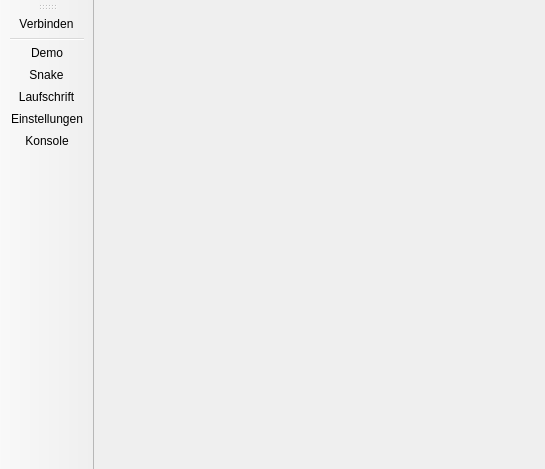
<?xml version="1.0" encoding="UTF-8"?>
<ui version="4.0">
 <class>qlocktoo</class>
 <widget class="QMainWindow" name="qlocktoo">
  <property name="geometry">
   <rect>
    <x>0</x>
    <y>0</y>
    <width>545</width>
    <height>469</height>
   </rect>
  </property>
  <property name="windowTitle">
   <string>QlockToo</string>
  </property>
  <property name="styleSheet">
   <string notr="true"/>
  </property>
  <widget class="QWidget" name="centralwidget">
   <layout class="QVBoxLayout" name="verticalLayout_3">
    <property name="margin">
     <number>0</number>
    </property>
    <item>
     <widget class="Device" name="simulator" native="true"/>
    </item>
   </layout>
  </widget>
  <widget class="QToolBar" name="toolBar">
   <property name="windowTitle">
    <string>toolBar</string>
   </property>
   <property name="styleSheet">
    <string notr="true">QToolButton {
	width: 80px;
}ss</string>
   </property>
   <property name="movable">
    <bool>true</bool>
   </property>
   <property name="allowedAreas">
    <set>Qt::AllToolBarAreas</set>
   </property>
   <property name="toolButtonStyle">
    <enum>Qt::ToolButtonTextUnderIcon</enum>
   </property>
   <attribute name="toolBarArea">
    <enum>LeftToolBarArea</enum>
   </attribute>
   <attribute name="toolBarBreak">
    <bool>false</bool>
   </attribute>
   <addaction name="actionConnect"/>
   <addaction name="separator"/>
   <addaction name="actionDemo"/>
   <addaction name="actionSnake"/>
   <addaction name="actionMarquee"/>
   <addaction name="actionSettings"/>
   <addaction name="actionConsole"/>
  </widget>
  <action name="actionConsole">
   <property name="checkable">
    <bool>false</bool>
   </property>
   <property name="icon">
    <iconset resource="assets/assets.qrc">
     <normaloff>:/icons/black32/fa-terminal.png</normaloff>:/icons/black32/fa-terminal.png</iconset>
   </property>
   <property name="iconText">
    <string>Konsole</string>
   </property>
  </action>
  <action name="actionSnake">
   <property name="icon">
    <iconset resource="assets/assets.qrc">
     <normaloff>:/icons/black32/fa-gamepad.png</normaloff>:/icons/black32/fa-gamepad.png</iconset>
   </property>
   <property name="text">
    <string>Snake</string>
   </property>
  </action>
  <action name="actionMarquee">
   <property name="icon">
    <iconset resource="assets/assets.qrc">
     <normaloff>:/icons/black32/fa-text-width.png</normaloff>:/icons/black32/fa-text-width.png</iconset>
   </property>
   <property name="text">
    <string>Laufschrift</string>
   </property>
  </action>
  <action name="actionSettings">
   <property name="icon">
    <iconset resource="assets/assets.qrc">
     <normaloff>:/icons/black32/fa-cogs.png</normaloff>:/icons/black32/fa-cogs.png</iconset>
   </property>
   <property name="text">
    <string>Einstellungen</string>
   </property>
  </action>
  <action name="actionDemo">
   <property name="icon">
    <iconset resource="assets/assets.qrc">
     <normaloff>:/icons/black32/fa-thumbs-o-up.png</normaloff>:/icons/black32/fa-thumbs-o-up.png</iconset>
   </property>
   <property name="text">
    <string>Demo</string>
   </property>
  </action>
  <action name="actionConnect">
   <property name="icon">
    <iconset resource="assets/assets.qrc">
     <normaloff>:/icons/black32/fa-chain-broken.png</normaloff>:/icons/black32/fa-chain-broken.png</iconset>
   </property>
   <property name="text">
    <string>Verbinden</string>
   </property>
  </action>
 </widget>
 <customwidgets>
  <customwidget>
   <class>Device</class>
   <extends>QWidget</extends>
   <header>device.h</header>
   <container>1</container>
  </customwidget>
 </customwidgets>
 <resources>
  <include location="assets/assets.qrc"/>
 </resources>
 <connections/>
</ui>
